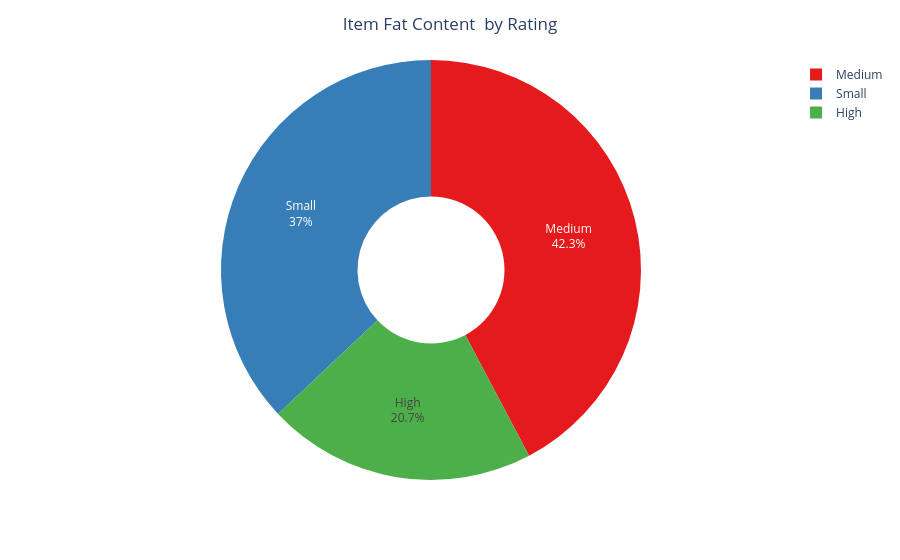

The code cell stored with this chart in its notebook:
### Code cell
fig = px.pie(
    group,
    names='Outlet Size',
    values='Sales',
    hole=0.35,   # donut style
    color_discrete_sequence=px.colors.qualitative.Set1
)
fig.update_traces(
    textinfo='percent+label'
 )

fig.update_layout(
    title={
        'text': 'Item Fat Content  by Rating',
        'x': 0.5,
        'xanchor': 'center'
    },
    showlegend=True
)

fig.show()

### Figure 1 — Plotly figure (JSON) as saved in the notebook; plotly's stock layout.template omitted (floating-point values rounded to 4 significant figures)
{"data": [{"domain": {"x": [0, 1], "y": [0, 1]}, "hole": 0.35, "hovertemplate": "Outlet Size=%{label}<br>Sales=%{value}<extra></extra>", "labels": ["Medium", "Small", "High"], "legendgroup": "", "name": "", "showlegend": true, "textinfo": "percent+label", "type": "pie", "values": [507900.0, 444800.0, 249000.0]}], "layout": {"legend": {"tracegroupgap": 0}, "margin": {"t": 60}, "piecolorway": ["rgb(228,26,28)", "rgb(55,126,184)", "rgb(77,175,74)", "rgb(152,78,163)", "rgb(255,127,0)", "rgb(255,255,51)", "rgb(166,86,40)", "rgb(247,129,191)", "rgb(153,153,153)"], "showlegend": true, "title": {"text": "Item Fat Content  by Rating", "x": 0.5, "xanchor": "center"}}}
